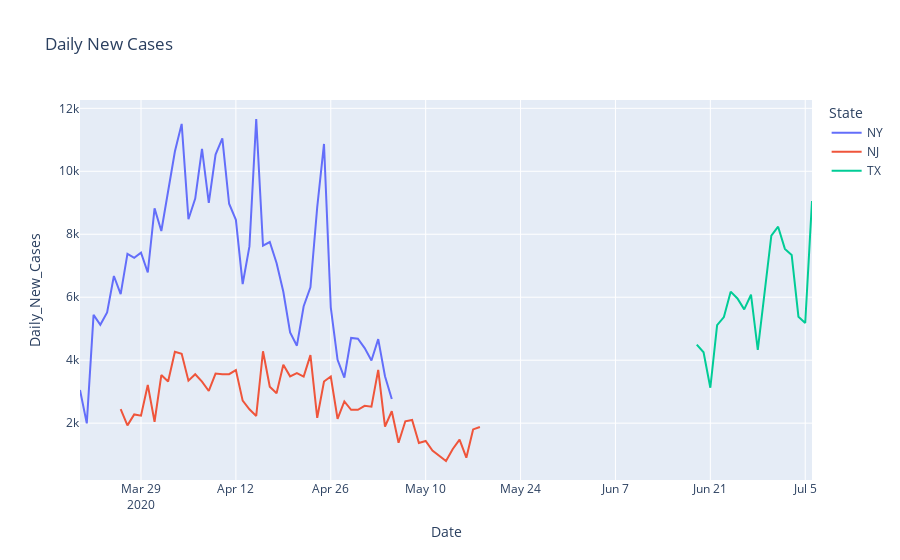

Here is the notebook cell this chart was saved with:
### Code cell
# 
fig = px.line(df_corona, x="Date", y="Daily_New_Cases", title='Daily New Cases', color='State')
fig.show()
